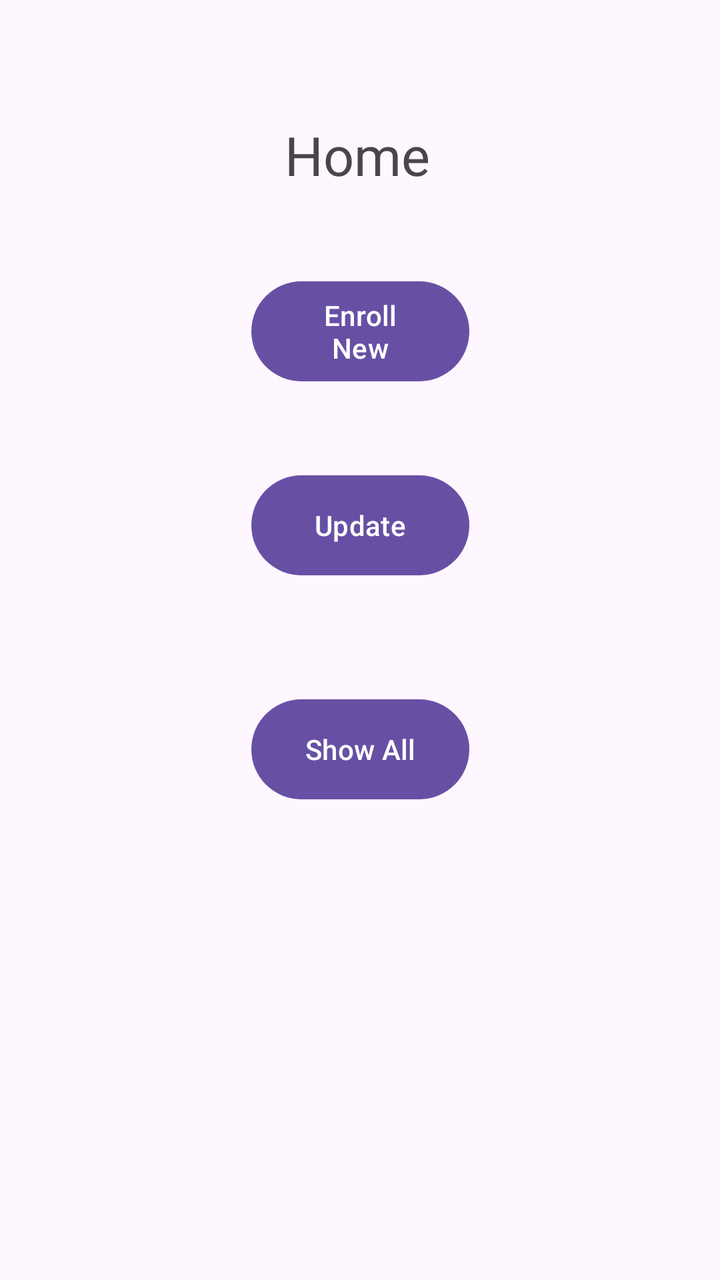
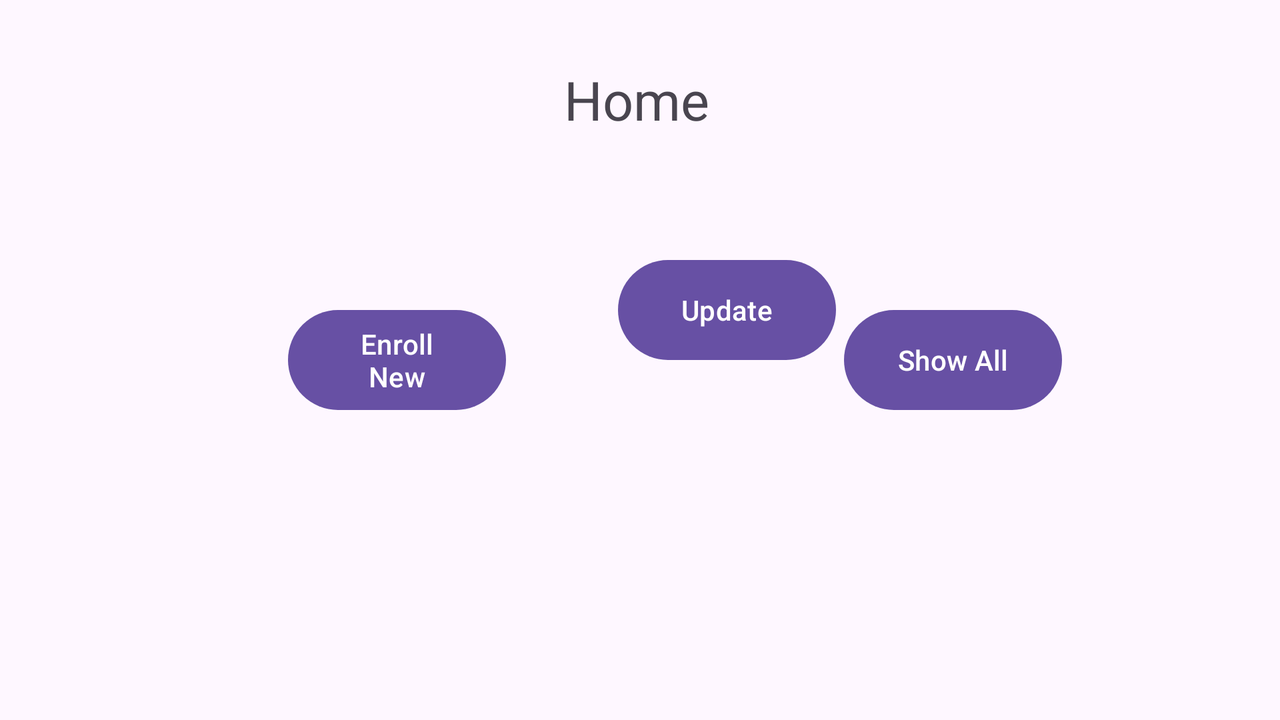

The same Android screen from two of the app's own layout files: first res/layout/ as a phone draws it, then the repository's variant for another configuration, drawn on a device whose configuration selects that folder. Both files follow.
<!-- AndroidManifest.xml: application theme Theme.HifzRecord -->
<!-- res/layout/activity_home_page.xml -->
<?xml version="1.0" encoding="utf-8"?>
<androidx.constraintlayout.widget.ConstraintLayout xmlns:android="http://schemas.android.com/apk/res/android"
    xmlns:app="http://schemas.android.com/apk/res-auto"
    xmlns:tools="http://schemas.android.com/tools"
    android:layout_width="match_parent"
    android:layout_height="match_parent"
    tools:context=".Home_Page">

    <TextView
        android:id="@+id/textView2"
        android:layout_width="74dp"
        android:layout_height="40dp"
        android:text="Home"
        android:textSize="27sp"
        app:layout_constraintBottom_toBottomOf="parent"
        app:layout_constraintEnd_toEndOf="parent"
        app:layout_constraintHorizontal_bias="0.498"
        app:layout_constraintStart_toStartOf="parent"
        app:layout_constraintTop_toTopOf="parent"
        app:layout_constraintVertical_bias="0.099" />

    <Button
        android:id="@+id/show"
        android:layout_width="109dp"
        android:layout_height="58dp"
        android:text="Show All"
        app:layout_constraintBottom_toBottomOf="parent"
        app:layout_constraintEnd_toEndOf="parent"
        app:layout_constraintStart_toStartOf="parent"
        app:layout_constraintTop_toBottomOf="@+id/update"
        app:layout_constraintVertical_bias="0.186" />

    <Button
        android:id="@+id/update"
        android:layout_width="109dp"
        android:layout_height="58dp"
        android:layout_marginBottom="280dp"
        android:text="Update"
        app:layout_constraintBottom_toBottomOf="parent"
        app:layout_constraintEnd_toEndOf="parent"
        app:layout_constraintStart_toStartOf="parent"
        app:layout_constraintTop_toBottomOf="@+id/enroll"
        app:layout_constraintVertical_bias="0.364" />

    <Button
        android:id="@+id/enroll"
        android:layout_width="109dp"
        android:layout_height="58dp"
        android:layout_marginBottom="408dp"
        android:text="Enroll New"
        app:layout_constraintBottom_toBottomOf="parent"
        app:layout_constraintEnd_toEndOf="parent"
        app:layout_constraintStart_toStartOf="parent"
        app:layout_constraintTop_toBottomOf="@+id/textView2" />

</androidx.constraintlayout.widget.ConstraintLayout>
<!-- resources referenced by this layout -->
<resources>
  <style name="Theme.HifzRecord" parent="Base.Theme.HifzRecord" />
  <style name="Base.Theme.HifzRecord" parent="Theme.Material3.DayNight.NoActionBar">
          
          
      </style>
</resources>
<!-- res/layout-land/activity_home_page.xml (the repository's variant of the layout above) -->
<!-- drawn on the phone turned sideways -->
<?xml version="1.0" encoding="utf-8"?>
<androidx.constraintlayout.widget.ConstraintLayout xmlns:android="http://schemas.android.com/apk/res/android"
    xmlns:app="http://schemas.android.com/apk/res-auto"
    xmlns:tools="http://schemas.android.com/tools"
    android:layout_width="match_parent"
    android:layout_height="match_parent"
    tools:context=".Home_Page">

    <TextView
        android:id="@+id/textView2"
        android:layout_width="74dp"
        android:layout_height="40dp"
        android:text="Home"
        android:textSize="27sp"
        app:layout_constraintBottom_toBottomOf="parent"
        app:layout_constraintEnd_toEndOf="parent"
        app:layout_constraintHorizontal_bias="0.498"
        app:layout_constraintStart_toStartOf="parent"
        app:layout_constraintTop_toTopOf="parent"
        app:layout_constraintVertical_bias="0.099" />

    <Button
        android:id="@+id/show"
        android:layout_width="109dp"
        android:layout_height="58dp"
        android:layout_marginEnd="108dp"
        android:text="Show All"
        app:layout_constraintBottom_toBottomOf="parent"
        app:layout_constraintEnd_toEndOf="parent"
        app:layout_constraintHorizontal_bias="0.809"
        app:layout_constraintStart_toEndOf="@+id/update"
        app:layout_constraintTop_toTopOf="parent" />

    <Button
        android:id="@+id/update"
        android:layout_width="109dp"
        android:layout_height="58dp"
        android:layout_marginStart="56dp"
        android:layout_marginBottom="176dp"
        android:text="Update"
        app:layout_constraintBottom_toBottomOf="parent"
        app:layout_constraintStart_toEndOf="@+id/enroll"
        app:layout_constraintTop_toBottomOf="@+id/textView2"
        app:layout_constraintVertical_bias="1.0" />

    <Button
        android:id="@+id/enroll"
        android:layout_width="109dp"
        android:layout_height="58dp"
        android:layout_marginStart="144dp"
        android:text="Enroll New"
        app:layout_constraintBottom_toBottomOf="parent"
        app:layout_constraintStart_toStartOf="parent"
        app:layout_constraintTop_toTopOf="parent" />

</androidx.constraintlayout.widget.ConstraintLayout>
